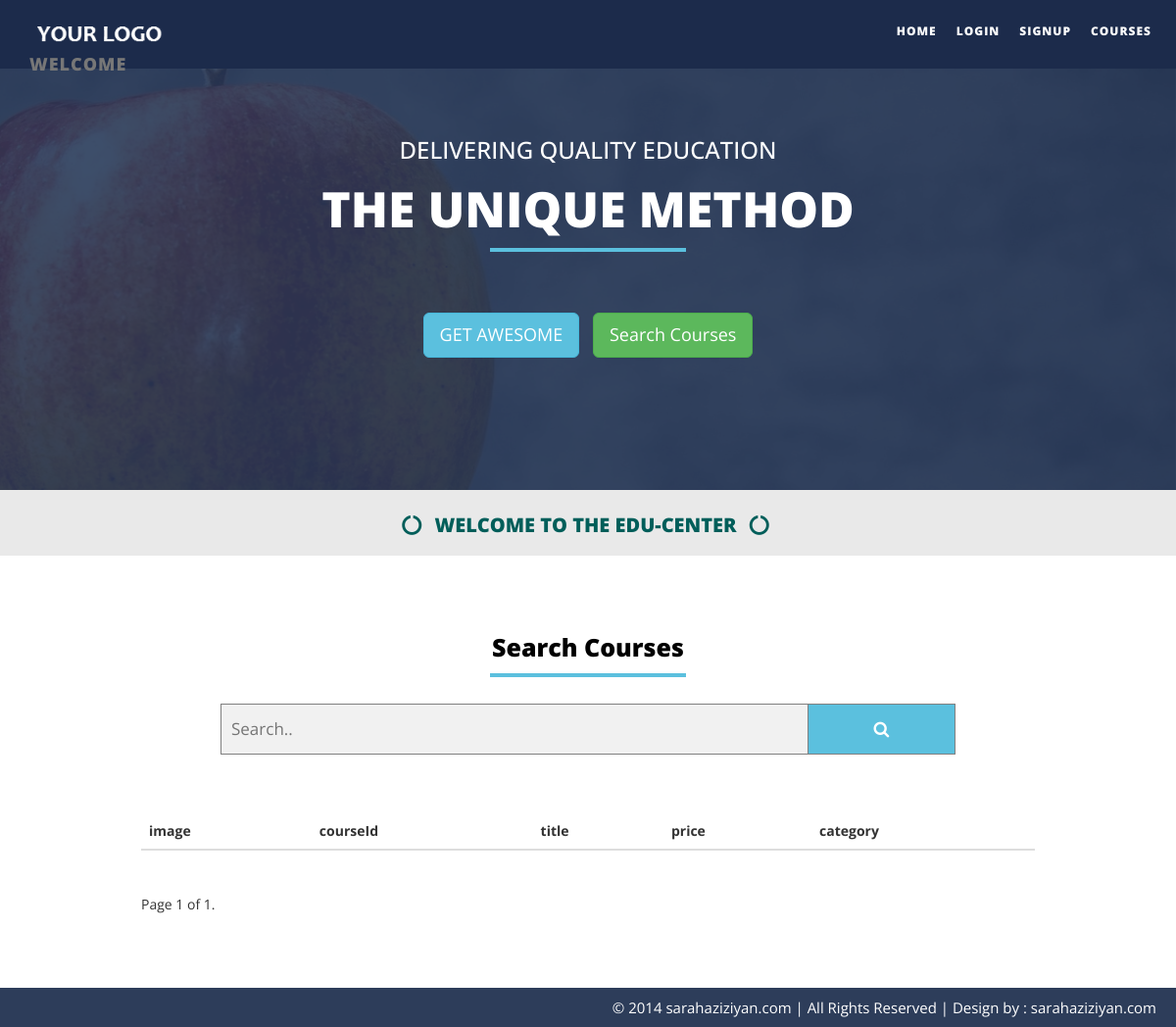
The app's page /, older data.
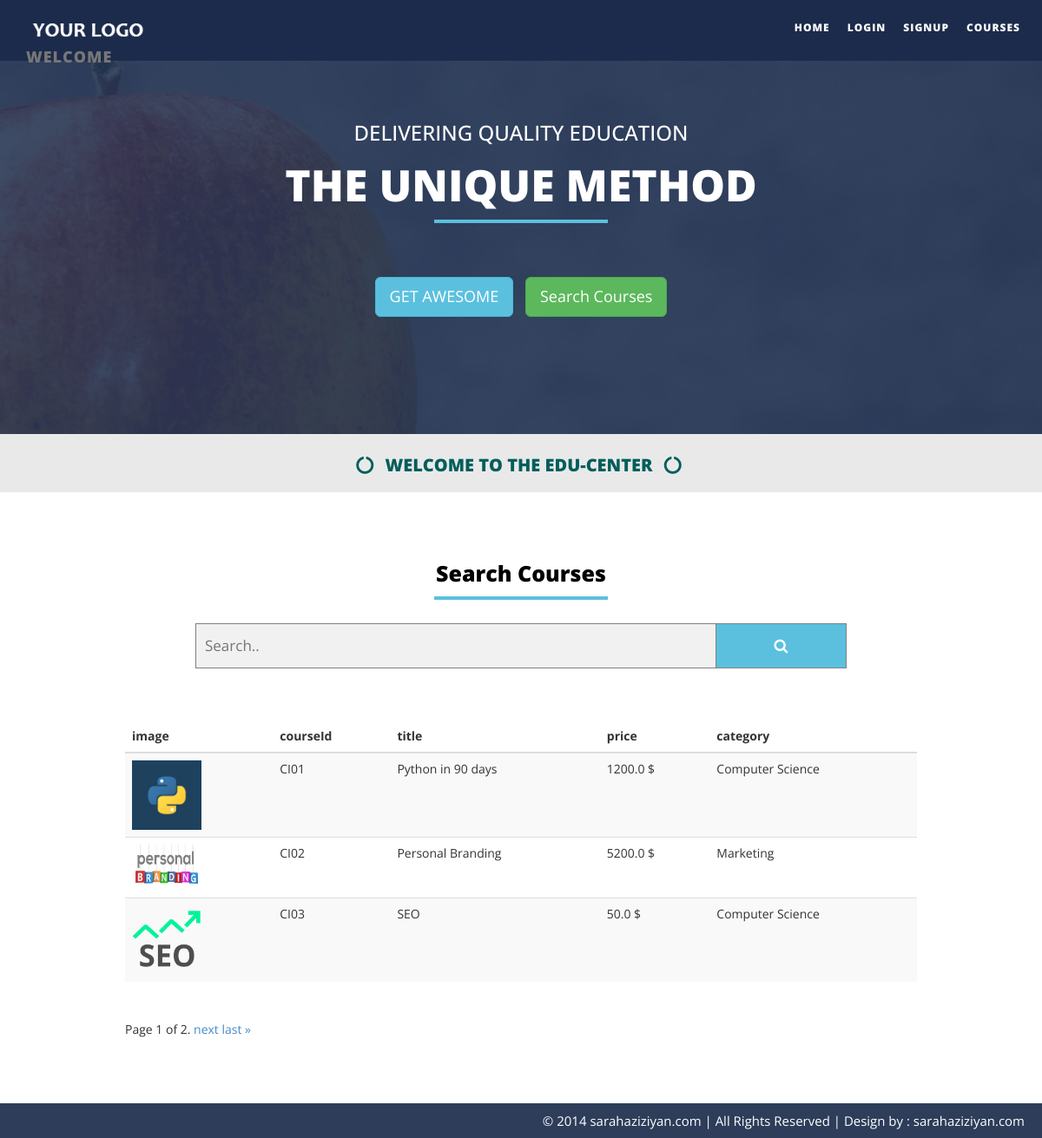
The same page, newer data.
### OnlineCourseApp/models.py (models this page shows, shortened)
class Course(Model):
    courseId = CharField(max_length=10, primary_key=True)
    title = CharField(max_length=128)
    price = FloatField()
    image = ImageField(upload_to='course')
    creation_date = DateField(default=now)
    category = ForeignKey(Category, on_delete=CASCADE)

class Category(Model):
    categoryId = CharField(max_length=10, primary_key=True)
    title = CharField(max_length=128)
    def __str__(self):
        return self.title

### OnlineCourseApp/views.py (the view)
# urls.py: path('', index, name='index'),
def index(request):
    coursesList = Course.objects.all()
    return giveCoursesPage(request,coursesList)

### OnlineCourseApp/views.py (called while the page is built)
def giveCoursesPage(request,coursesList):
    paginator = Paginator(coursesList, 3)
    page = request.GET.get('page', 1)
    courses = paginator.get_page(page)
    return render(request, 'index.html', {'courses': courses})

### OnlineCourseApp/templates/index.html (shortened to what the changed rows need)
<!DOCTYPE html>
{% load static %}
<html xmlns="http://www.w3.org/1999/xhtml">
<head>
    <link href="{% static '/css/bootstrap.css' %}" rel="stylesheet" />
<link href="{% static 'css/font-awesome.min.css' %}" rel="stylesheet" />
<link href="{% static 'css/flexslider.css' %}" rel="stylesheet" />
    <link href="{% static 'css/style.css' %}" rel="stylesheet" />
    <link href="{% static 'css/onlineCourse.css' %}" rel="stylesheet" />
</head>
<body >
       <div class="home-sec" id="home" >
           <div class="overlay">
 <div class="container">
           <div class="row text-center " >
               <div class="col-lg-12  col-md-12 col-sm-12">
                <div class="flexslider set-flexi" id="main-section" >
                    <ul class="slides move-me">
                        <li>
                           <h1>THE UNIQUE METHOD</h1>
                        </li>
                    </ul>
                </div>
            </div>
               </div>
                </div>
           </div>
       </div>
    <div  class="tag-line" >
         <div class="container">
           <div class="row  text-center" >
               <div class="col-lg-12  col-md-12 col-sm-12">
        <h2 data-scroll-reveal="enter from the bottom after 0.1s" ><i class="fa fa-circle-o-notch"></i> WELCOME TO THE EDU-CENTER <i class="fa fa-circle-o-notch"></i> </h2>
                   </div>
               </div>
             </div>
    </div>
    <div id="courseSearch-sec" class="container set-pad" >
             <div class="row text-center">
                 <div class="col-lg-8 col-lg-offset-2 col-md-8 col-sm-8 col-md-offset-2 col-sm-offset-2">
                     <h1 data-scroll-reveal="enter from the bottom after 0.2s"  class="header-line">Search Courses</h1>
                 </div>
             </div>
           <div class="row searchCourseTableContainer" >
                <table class="table table-striped table-hover">
        <thead class="thead-light">
            <tr>
                <th scope="col">image</th>
                <th scope="col">courseId</th>
                <th scope="col">title</th>
                <th scope="col">price</th>
                <th scope="col">category</th>
            </tr>
        </thead>
        {% for course in courses %}
            <tr title="مشاهده درس" style="cursor:pointer" class="trCourse">
                <td><img class='courseImage' src="{{course.image.url}}"></td>
                <td>{{course.courseId}}</td>
                <td>{{course.title}}</td>
                <td>{{course.price}} $</td>
                <td>{{course.category}}</td>
            </tr>
        {% endfor %}
    </table>
                <div class="pagination">
        <span class="step-links">
            <span class="current">
                Page {{ courses.number }} of {{ courses.paginator.num_pages }}.
            </span>
            {% if courses.has_next %}
                <a href="?page={{ courses.next_page_number }}">next</a>
                <a href="?page={{ courses.paginator.num_pages }}">last &raquo;</a>
            {% endif %}
        </span>
    </div>
           </div>
    </div>
</body>
</html>

Row changes from the older to the newer data that the page shows:
added Course: image (picture), courseId "CI01", title "Python in 90 days", price "1200.0", category "Computer Science"
added Course: image (picture), courseId "CI02", title "Personal Branding", price "5200.0", category "Marketing"
added Course: image (picture), courseId "CI03", title "SEO", price "50.0", category "Computer Science"
Text that changed along with them:
{{ courses.paginator.num_pages }}: "1" → "2"
text now shown: "next last »"
